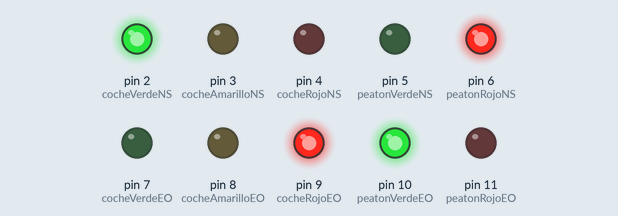
Bench run of a sketch on a simulated Arduino Uno, built with avr-gcc and run on an emulated ATmega328P. Shown: output pins drawn as LEDs (lit = HIGH).

Above: at 2.5 s.
At 6.0 s:
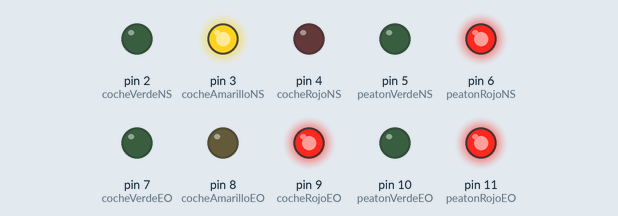
At 9.5 s:
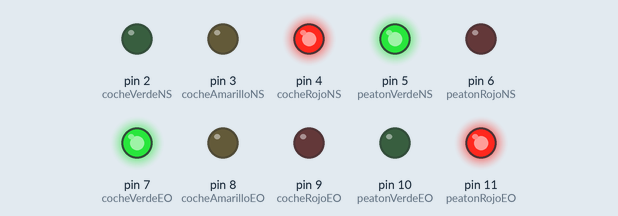
At 13.0 s:
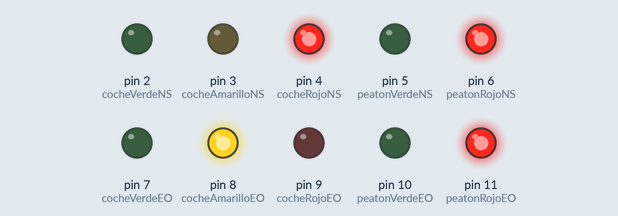
Timing chart, 0 to 18.2 s (numbered marks = the images above):
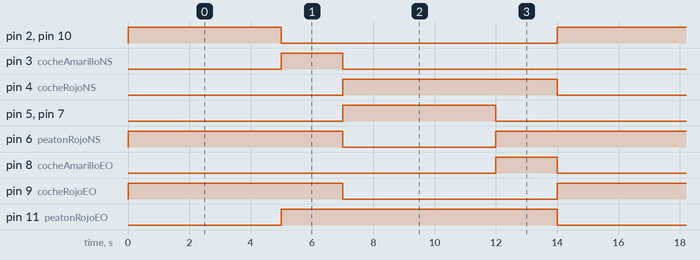

Measured:
- by itself, pin 2 (cocheVerdeNS), pin 5 (peatonVerdeNS), pin 7 (cocheVerdeEO), pin 10 (peatonVerdeEO): alternates HIGH for 5.0 s and LOW for 9.0 s
- by itself, pin 3 (cocheAmarilloNS), pin 8 (cocheAmarilloEO): alternates HIGH for 2.0 s and LOW for 12.0 s
- by itself, pin 4 (cocheRojoNS), pin 9 (cocheRojoEO): alternates HIGH for 7.0 s and LOW for 7.0 s
- by itself, pin 6 (peatonRojoNS): repeats every 14.0 s: LOW 5.0 s, HIGH 9.0 s
- by itself, pin 11 (peatonRojoEO): alternates HIGH for 9.0 s and LOW for 5.0 s

The sketch:

SemaforoArduino.ino
```cpp
// Pines Vías Norte y Sur (Conectados en paralelo)
const int cocheVerdeNS = 2;
const int cocheAmarilloNS = 3;
const int cocheRojoNS = 4;
const int peatonVerdeNS = 5;
const int peatonRojoNS = 6;

// Pines Vías Este y Oeste (Conectados en paralelo)
const int cocheVerdeEO = 7;
const int cocheAmarilloEO = 8;
const int cocheRojoEO = 9;
const int peatonVerdeEO = 10;
const int peatonRojoEO = 11;

void setup() {
  // Configurar los pines del 2 al 11 como salidas (OUTPUT)
  for (int i = 2; i <= 11; i++) {
    pinMode(i, OUTPUT);
  }
}

void loop() {
  // FASE 1: Avanza Norte-Sur, Peatones Este-Oeste cruzan.
  digitalWrite(cocheVerdeNS, HIGH);
  digitalWrite(cocheAmarilloNS, LOW);
  digitalWrite(cocheRojoNS, LOW);
  digitalWrite(peatonVerdeNS, LOW);
  digitalWrite(peatonRojoNS, HIGH); // Peatones NS esperan

  digitalWrite(cocheVerdeEO, LOW);
  digitalWrite(cocheAmarilloEO, LOW);
  digitalWrite(cocheRojoEO, HIGH); // Coches EO detenidos
  digitalWrite(peatonVerdeEO, HIGH); // Peatones EO cruzan
  digitalWrite(peatonRojoEO, LOW);

  delay(5000); // Duración de la luz verde (5 segundos)

  // FASE 2: Precaución Norte-Sur (Amarillo).
  digitalWrite(cocheVerdeNS, LOW);
  digitalWrite(cocheAmarilloNS, HIGH);
  // Por seguridad, los peatones EO ya no deben iniciar el cruce
  digitalWrite(peatonVerdeEO, LOW);
  digitalWrite(peatonRojoEO, HIGH);

  delay(2000); // Duración de la luz amarilla (2 segundos)

  // FASE 3: Avanza Este-Oeste, Peatones Norte-Sur cruzan.
  digitalWrite(cocheAmarilloNS, LOW);
  digitalWrite(cocheRojoNS, HIGH); // Coches NS detenidos
  digitalWrite(peatonVerdeNS, HIGH); // Peatones NS cruzan
  digitalWrite(peatonRojoNS, LOW);

  digitalWrite(cocheVerdeEO, HIGH);
  digitalWrite(cocheRojoEO, LOW);

  delay(5000); // Duración de la luz verde (5 segundos)

  // FASE 4: Precaución Este-Oeste (Amarillo).
  digitalWrite(cocheVerdeEO, LOW);
  digitalWrite(cocheAmarilloEO, HIGH);
  // Por seguridad, los peatones NS ya no deben iniciar el cruce
  digitalWrite(peatonVerdeNS, LOW);
  digitalWrite(peatonRojoNS, HIGH);

  delay(2000); // Duración de la luz amarilla (2 segundos)

  // Apagar el amarillo de Este-Oeste para reiniciar el loop limpiamente
  digitalWrite(cocheAmarilloEO, LOW);
}
```
